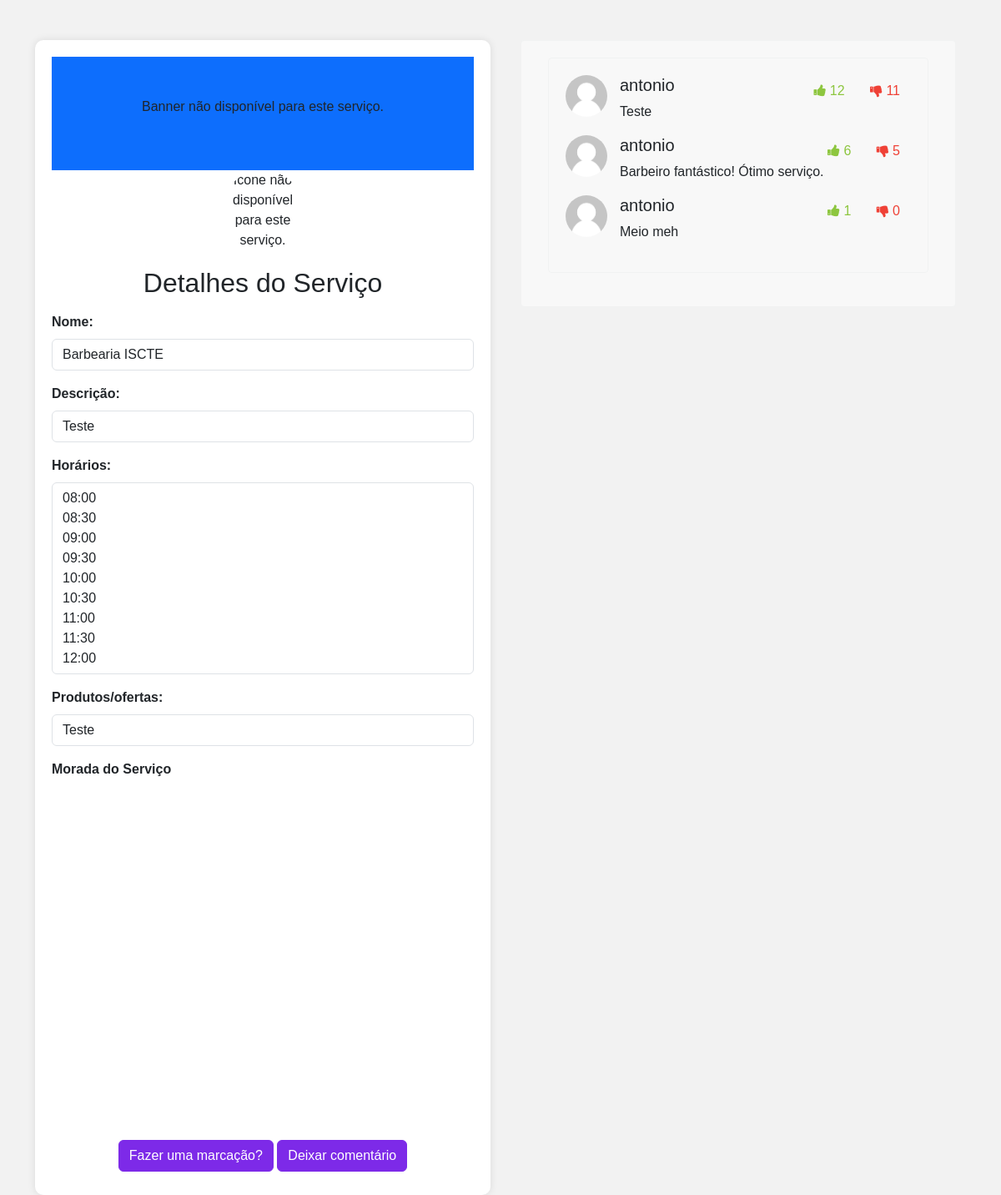
The app's page /my_scheduler_api/serviceDetail/2 with its own data.
### my_scheduler_api/models.py (models this page shows, shortened)
class Services(models.Model):
    client = models.ForeignKey(Client, on_delete=models.CASCADE)
    name = models.CharField(max_length=100)
    selected_times = models.JSONField()
    menuItems = models.JSONField()
    description = models.TextField()
    address = models.CharField(max_length=255)
    icon = models.ImageField(default="static/media/profile_default.png")
    banner = models.ImageField(default="static/media/profile_default.png")
    is_approved = models.BooleanField(default=False)

class Review(models.Model):
    client = models.ForeignKey(Client, on_delete=models.CASCADE)
    service = models.ForeignKey(Services, on_delete=models.CASCADE)
    description = models.TextField()
    stars = models.SmallIntegerField()
    likes = models.BigIntegerField(default=0)
    dislikes = models.BigIntegerField(default=0)

class Client(models.Model):
    user = models.OneToOneField(User, on_delete=models.CASCADE)
    name = models.CharField(max_length=100)
    email = models.EmailField(max_length=100, unique=True)
    phone = models.CharField(max_length=15, unique=True)
    location = models.CharField(max_length=50)
    image = models.ImageField(default="static/media/profile_default.png")

### my_scheduler_api/views.py (the view)
# urls.py: path('serviceDetail/<int:servico_id>', views.service_detail, name='serviceDetail'),
def service_detail(request, servico_id):
    service = Services.objects.get(pk=servico_id)
    reviews = service.review_set.all()
    return render(request, 'serviceDetail.html', {'servico': service, 'reviews': reviews})

### my_scheduler_api/templates/serviceDetail.html (shortened to what this page needs)
<!DOCTYPE html>
<html lang="en">
<head>
    {% load static %}
    <link rel="stylesheet" type="text/css" href="{% static 'my_scheduler_api/bootstrap.min.css' %}"/>
    <link rel="stylesheet"
          href="https://cdnjs.cloudflare.com/ajax/libs/bootstrap-datepicker/1.9.0/css/bootstrap-datepicker.min.css">
    <link href="https://maxcdn.bootstrapcdn.com/font-awesome/4.3.0/css/font-awesome.min.css" rel="stylesheet">
</head>
<body class="bodyDiferent">
<div class="container mt-5 mb-5">
    <div class="row justify-content-center">
        <div class="col-lg-6">
            <div id="content">
                <div class="mb-3 text-center">
                    <div id="banner" class="container-fluid bg-primary py-5">
                        {% if servico.icon %}
                            <img src="{{ servico.banner.url }}" class="img-fluid" alt="Logo do serviço">
                        {% else %}
                            <p>Banner não disponível para este serviço.</p>
                        {% endif %}
                    </div>
                    <div id="logo" class="mx-auto mb-3">
                        {% if servico.icon %}
                            <img src="{{ servico.icon.url }}" class="img-fluid" alt="Logo do serviço">
                        {% else %}
                            <p>Ícone não disponível para este serviço.</p>
                        {% endif %}
                    </div>
                    <h2>Detalhes do Serviço</h2>
                </div>
                <div class="mb-3">
                    <label for="descricao" class="form-label"><b>Nome:</b></label>
                    <span class="form-control" id="nome">{{ servico.name }}</span>
                </div>
                <div class="mb-3">
                    <label for="descricao" class="form-label"><b>Descrição:</b></label>
                    <div class="form-control" id="nome">{{ servico.description }}</div>
                </div>
                <div class="mb-3">
                    <label for="descricao" class="form-label"><b>Horários:</b></label>
                    <div class="form-control" id="selected_times">
                        {% for time in servico.selected_times %}
                            <div>{{ time }}</div>
                        {% endfor %}
                    </div>
                </div>
                <div class="mb-3">
                    <label for="descricao" class="form-label"><b>Produtos/ofertas:</b></label>
                    <div class="form-control" id="menuItems">
                        {% for item in servico.menuItems %}
                            <div>{{ item }}</div>
                        {% endfor %}
                    </div>
                </div>
                <div class="mb-3">
                    <label for="serviceAddress" class="form-label"><b>Morada do Serviço</b></label>
                </div>
                <div id="map"></div>
                <div class="mb-2 mt-2 text-center">
                    <a href="{% url 'my_scheduler_api:appointment' servico.id %}" class="btn btn-primary">Fazer uma
                        marcação?</a>
                    <button class="btn btn-primary" data-bs-toggle="modal" data-bs-target="#commentModal">Deixar
                        comentário
                    </button>
                </div>
            </div>
        </div>
        <div class="col-lg-6">
            <div class="container">
                <div class="row">
                    <div class="col-md-12">
                        <div class="post-content">
                            <div class="post-container">
                                <div class="container">
                                    <div class="row">
                                        <div class="col-md-12">
                                            <div class="post-content">
                                                <div class="post-container">
                                                    {% for review in reviews %}
                                                        <img src="{{ review.client.image }}" alt="user"
                                                             class="profile-photo-md pull-left">
                                                        <div class="post-detail">
                                                            <div class="user-info">
                                                                <h5>{{ review.client.name }}</h5>
                                                            </div>
                                                            <div class="reaction">
                                                                <a href="#"
                                                                   class="btn text-green like-btn {% if review.liked_by_current_user %}active{% endif %}"
                                                                   data-review-id="{{ review.id }}"><i
                                                                        class="fa fa-thumbs-up"></i> {{ review.likes }}
                                                                </a>
                                                                <a href="#"
                                                                   class="btn text-red dislike-btn {% if review.disliked_by_current_user %}active{% endif %}"
                                                                   data-review-id="{{ review.id }}"><i
                                                                        class="fa fa-thumbs-down"></i> {{ review.dislikes }}
                                                                </a>
                                                            </div>
                                                            <div class="post-text">
                                                                <p> {{ review.description }}
                                                                        </p>
                                                            </div>
                                                        </div>
                                                    {% endfor %}
                                                </div>
                                            </div>
                                        </div>
                                    </div>
                                </div>
                            </div>
                        </div>
                    </div>
                </div>
            </div>
        </div>
    </div>
</div>
</body>
</html>

### my_scheduler_api/templates/serviceDetail.html (style rules this page uses)
html, body { height: 100% }
body { display: grid; place-items: center; font-family: 'Manrope', sans-serif; background: red }
#logo { width: 100px; height: 100px; border-radius: 50%; overflow: hidden; }
#map { height: 400px; width: 100%; }
.post-content { background: #f8f8f8; border-radius: 4px; width: 100%; border: 1px solid #f1f2f2; margin-bottom: 20px; overflow: hidden; position: relative; }
.post-content .post-container { padding: 20px; }
.post-content .post-container .post-detail { margin-left: 65px; position: relative; }
.post-content .post-container .post-detail .post-text { line-height: 24px; margin: 0; }
.post-content .post-container .post-detail .reaction { position: absolute; right: 0; top: 0; }
img.profile-photo-md { height: 50px; width: 50px; border-radius: 50%; }
.text-green { color: #8dc63f; }
.text-red { color: #ef4136; }

### records on screen
Services: name "Barbearia ISCTE", description "Teste"
Review: client.image (placeholder picture), client.name "antonio", likes "12", dislikes "11", description "Teste"
Review: client.image (placeholder picture), client.name "antonio", likes "6", dislikes "5", description "Barbeiro fantástico! Ótimo serviço."
Review: client.image (placeholder picture), client.name "antonio", likes "1", dislikes "0", description "Meio meh"

### other values on screen
{{ time }} "08:00" "08:30" "09:00" "09:30" "10:00" "10:30" "11:00" "11:30" "12:00"
{{ item }} "Teste"
